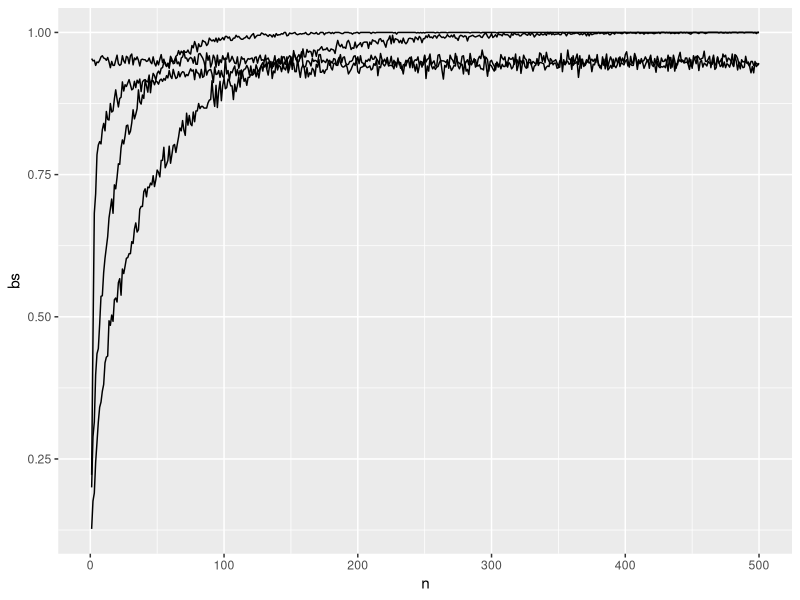

R code for this plot:
## ---- chunk 1
knitr::opts_chunk$set(echo = TRUE)
library(tidyverse)
library(parallel)
## ---- chunk 2
##code here

## ---- chunk 3
##code here
## ---- chunk 4
##code here
## ---- chunk 5
wald_ci <- function(N, rate, alpha = 0.05){
  x <- rexp(N, rate = rate)
  x_bar <- mean(x)
  se <- sd(x)/sqrt(N)
  ci <- x_bar + c(-1, 1)*qnorm(1 - (alpha / 2))
  return(ci)
}
## ---- chunk 6
gamma_ci <- function(N, rate, alpha = 0.05){
  # Inspiration: https://math.stackexchange.com/questions/1288139/calculate-the-confidence-interval-of-parameter-of-exponential-distribution
  x <- rexp(N, rate = rate)
  x_bar <- mean(x)
  ci_rate <- qgamma(c(alpha / 2, 1 - (alpha / 2)), N, N) / x_bar
  ci_mean <- 1 / ci_rate
  return(c(ci_mean[2], ci_mean[1]))
}
## ---- chunk 7
score_ci <- function(N, rate, alpha = 0.05) {
  x <- rexp(N, rate = rate)
  xbar <- mean(x)
  ci_lambda <- (1/xbar)*(1 + c(-1, 1) * qnorm(1 - alpha / 2) / sqrt(n))
  ci_mean <- 1 / ci_lambda
  return(c(ci_mean[2], ci_mean[1]))
}
## ---- chunk 8
bootstrap_ci <- function(N, rate, alpha = 0.05){
  # Function to calculate bootstrap CI
  x <- rexp(N, rate = rate)
  x_bar <- mean(x)
  # Number of bootstrap samples
  nb <- 1000
  # Take boostrap samples
  bootstrap_samples <- sample(x, N * nb, replace = TRUE) %>%
    matrix(nrow = N, ncol = nb)
  # Get means of columns 
  means <- colMeans(bootstrap_samples)
  # Get deltas (x* - x)
  deltas <- means - x_bar
  deltas <- sort(deltas)
  # Calculate CIs
  ci <- x_bar - quantile(deltas, probs = c(alpha / 2, 1 - (alpha / 2)))
  return(c(ci[2], ci[1]))
}
## ---- chunk 9
library(dplyr)
# Other functions
coverage_probability <- function(N, rate, ci_fun, alpha = 0.05, B = 1000){
  # Match input function to actual function
  fun <- tryCatch(match.fun(ci_fun), 
                  error = function(e) print(paste0("ci_fun: '", ci_fun, "' does not exist")))
  # Expected value
  exp_val <- 1 / rate
  # Calculate B confidence intervals and put in dataframe
  conf_ints <- replicate(B, fun(N, rate)) %>%
    t() %>% data.frame()
  names(conf_ints) <- c("lower", "upper")
  # Calculate hit rates (expected value inside confidence interval)
  conf_ints <- mutate(conf_ints, hit = (exp_val >= lower & exp_val <= upper))
  coverage <- conf_ints$hit %>% mean()
  return(coverage)
}

# Work
set.seed(123)

lambda <- 1 / 12
beta <- 1 / lambda
n <- 60

# Coverage probability plotting
ns <- seq(1, 500)

###################################################
# I have commented out all of these so that we don't 
# accidentally re run if we don't have to. I've saved 
# the data for coverage probabilities so we can read it 
# in without re-running if not necessary.
###################################################
# Caution: bootstrap takes for-ev-er
# bootstrap_cov <- mclapply(ns, coverage_probability, rate = lambda, ci_fun = "bootstrap_ci") %>% unlist()
# gamma_cov <- mclapply(ns, coverage_probability, rate = lambda, ci_fun = "gamma_ci") %>% unlist()
# wald_cov <- mclapply(ns, coverage_probability, rate = lambda, ci_fun = "wald_ci") %>% unlist()
# score_cov <- mclapply(ns, coverage_probability, rate = lambda, ci_fun = "score_ci") %>% unlist()

#coverage_df <- data.frame(n = ns, bs = bootstrap_cov, gamma = gamma_cov, wald = wald_cov, score = score_cov)
#write_csv(coverage_df, "./data/coverage_probabilities.csv")
###################################################
# If need to read:
coverage_df <- read_csv("./data/coverage_probabilities.csv")

ggplot(coverage_df, aes(x = n, y = bs)) +
  geom_line(se = FALSE) +
  geom_line(aes(x = n, y = gamma)) +
  geom_line(aes(x = n, y = wald)) +
  geom_line(aes(x = n, y = score))
## ---- chunk 10
summary(cars)
